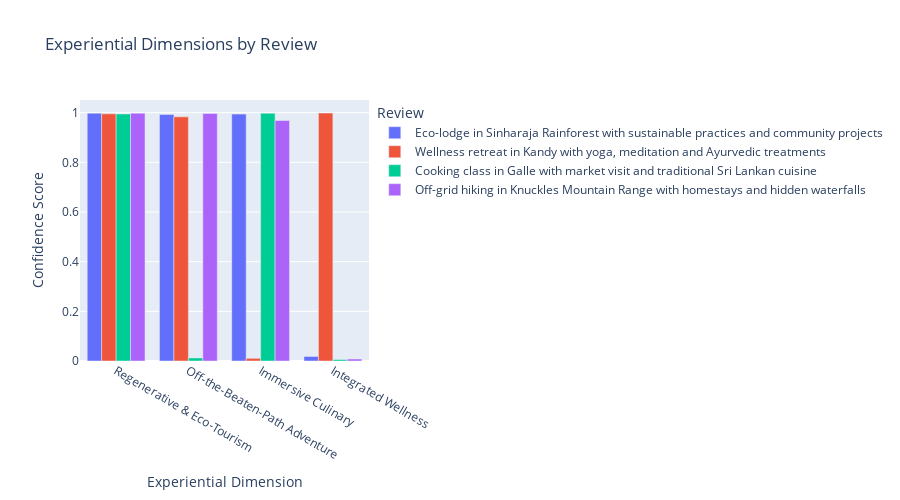

The notebook cell this image was saved under:
### Markdown cell above
### Visualizing the Predictions

Let's create some visualizations to better understand the predictions:

### Code cell
# 1. Bar Chart with Plotly
fig = px.bar(pred_df, x="Dimension", y="Score", color="Review", barmode="group",
             title="Experiential Dimensions by Review",
             labels={"Score": "Confidence Score", "Dimension": "Experiential Dimension"},
             height=500)

# Update layout
fig.update_layout(
    xaxis={'categoryorder': 'total descending'},
    legend_title_text='Review',
    font=dict(size=12)
)

fig.show()

### Figure 1 — Plotly figure (JSON) as saved in the notebook; plotly's stock layout.template omitted (floating-point values rounded to 4 significant figures)
{"data": [{"alignmentgroup": "True", "hovertemplate": "Review=Eco-lodge in Sinharaja Rainforest with sustainable practices and community projects<br>Experiential Dimension=%{x}<br>Confidence Score=%{y}<extra></extra>", "legendgroup": "Eco-lodge in Sinharaja Rainforest with sustainable practices and community projects", "marker": {"color": "#636efa", "pattern": {"shape": ""}}, "name": "Eco-lodge in Sinharaja Rainforest with sustainable practices and community projects", "offsetgroup": "Eco-lodge in Sinharaja Rainforest with sustainable practices and community projects", "orientation": "v", "showlegend": true, "textposition": "auto", "type": "bar", "x": ["Regenerative & Eco-Tourism", "Immersive Culinary", "Off-the-Beaten-Path Adventure", "Integrated Wellness"], "xaxis": "x", "y": [0.9979, 0.9942, 0.9927, 0.01823], "yaxis": "y"}, {"alignmentgroup": "True", "hovertemplate": "Review=Wellness retreat in Kandy with yoga, meditation and Ayurvedic treatments<br>Experiential Dimension=%{x}<br>Confidence Score=%{y}<extra></extra>", "legendgroup": "Wellness retreat in Kandy with yoga, meditation and Ayurvedic treatments", "marker": {"color": "#EF553B", "pattern": {"shape": ""}}, "name": "Wellness retreat in Kandy with yoga, meditation and Ayurvedic treatments", "offsetgroup": "Wellness retreat in Kandy with yoga, meditation and Ayurvedic treatments", "orientation": "v", "showlegend": true, "textposition": "auto", "type": "bar", "x": ["Integrated Wellness", "Regenerative & Eco-Tourism", "Off-the-Beaten-Path Adventure", "Immersive Culinary"], "xaxis": "x", "y": [0.9983, 0.9952, 0.983, 0.01073], "yaxis": "y"}, {"alignmentgroup": "True", "hovertemplate": "Review=Cooking class in Galle with market visit and traditional Sri Lankan cuisine<br>Experiential Dimension=%{x}<br>Confidence Score=%{y}<extra></extra>", "legendgroup": "Cooking class in Galle with market visit and traditional Sri Lankan cuisine", "marker": {"color": "#00cc96", "pattern": {"shape": ""}}, "name": "Cooking class in Galle with market visit and traditional Sri Lankan cuisine", "offsetgroup": "Cooking class in Galle with market visit and traditional Sri Lankan cuisine", "orientation": "v", "showlegend": true, "textposition": "auto", "type": "bar", "x": ["Immersive Culinary", "Regenerative & Eco-Tourism", "Off-the-Beaten-Path Adventure", "Integrated Wellness"], "xaxis": "x", "y": [0.9974, 0.9947, 0.01221, 0.005641], "yaxis": "y"}, {"alignmentgroup": "True", "hovertemplate": "Review=Off-grid hiking in Knuckles Mountain Range with homestays and hidden waterfalls<br>Experiential Dimension=%{x}<br>Confidence Score=%{y}<extra></extra>", "legendgroup": "Off-grid hiking in Knuckles Mountain Range with homestays and hidden waterfalls", "marker": {"color": "#ab63fa", "pattern": {"shape": ""}}, "name": "Off-grid hiking in Knuckles Mountain Range with homestays and hidden waterfalls", "offsetgroup": "Off-grid hiking in Knuckles Mountain Range with homestays and hidden waterfalls", "orientation": "v", "showlegend": true, "textposition": "auto", "type": "bar", "x": ["Regenerative & Eco-Tourism", "Off-the-Beaten-Path Adventure", "Immersive Culinary", "Integrated Wellness"], "xaxis": "x", "y": [0.9977, 0.9968, 0.9683, 0.008007], "yaxis": "y"}], "layout": {"barmode": "group", "font": {"size": 12}, "height": 500, "legend": {"title": {"text": "Review"}, "tracegroupgap": 0}, "title": {"text": "Experiential Dimensions by Review"}, "xaxis": {"anchor": "y", "categoryorder": "total descending", "domain": [0, 1], "title": {"text": "Experiential Dimension"}}, "yaxis": {"anchor": "x", "domain": [0, 1], "title": {"text": "Confidence Score"}}}}
